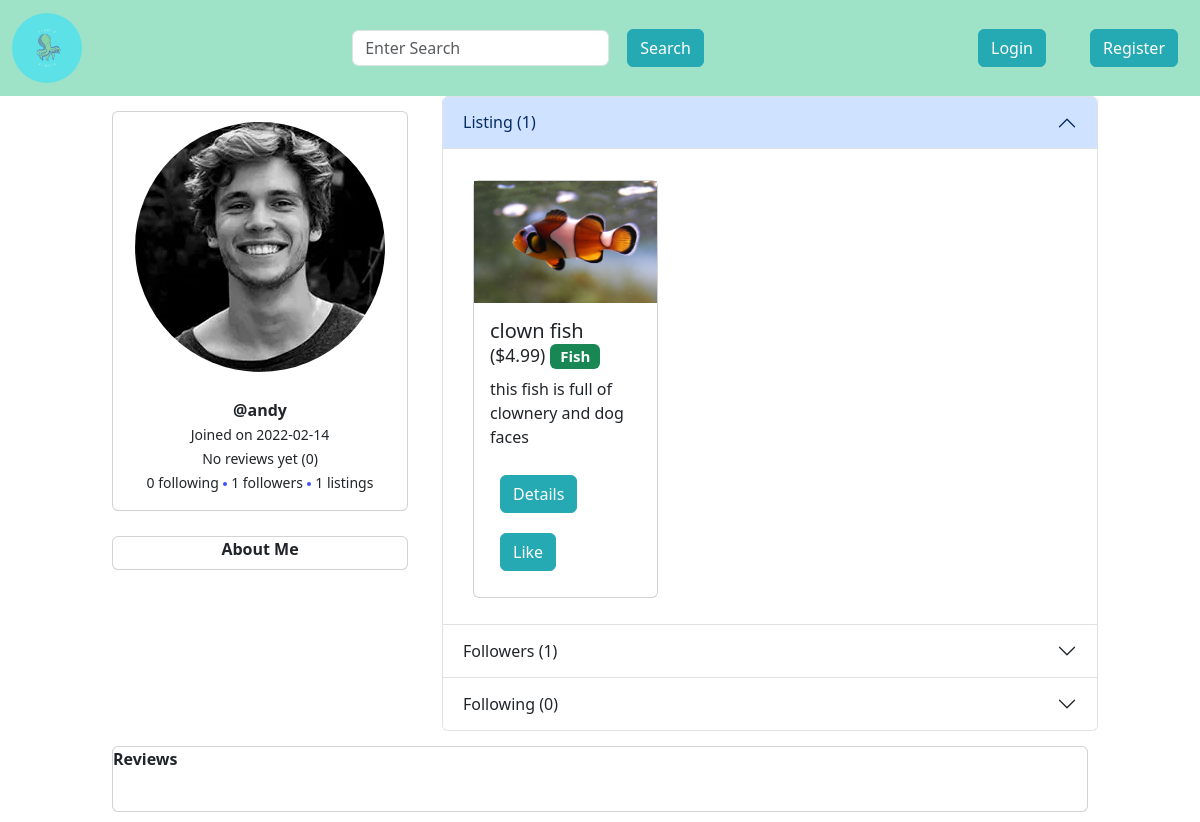
The app's page /profile/1 with its own data.
### app.py (models this page shows, shortened)
class User(db.Model, UserMixin):
    __searchable__ = ["username", "description"]
    id = db.Column(db.Integer, primary_key=True)
    username = db.Column(db.String(20), unique=True, nullable=False)
    email = db.Column(db.String(120), unique=True, nullable=False)
    description = db.Column(db.String(500), nullable=True)
    image_file = db.Column(db.String(20), nullable=False, default="default.jpg")
    password = db.Column(db.String(60), nullable=False)
    date_joined = db.Column(db.DateTime, nullable=False, default=datetime.utcnow)
    items = db.relationship("Item", backref="author", lazy=True)
    bought = db.relationship(
        "Transaction", foreign_keys="Transaction.user_id", backref="buyer", lazy=True
    )
    sold = db.relationship(
        "Transaction", foreign_keys="Transaction.vendor_id", backref="seller", lazy=True
    )
    reviews = db.relationship(
        "Review", foreign_keys="Review.user_id", backref="author", lazy=True
    )
    reviewed = db.relationship(
        "Review", foreign_keys="Review.recipient_id", backref="getter", lazy=True
    )
    liked = db.relationship(
        "ItemLike", foreign_keys="ItemLike.user_id", backref="user", lazy=True
    )
    following = db.relationship(
        "UserFollow", foreign_keys="UserFollow.user_id", backref="following", lazy=True
    )
    followers = db.relationship(
        "UserFollow",
        foreign_keys="UserFollow.recipient_id",
        backref="follower",
        lazy=True,
    )
    @property
    def ratings(self):
        return len(self.reviewed)
    @property
    def rating(self):
        total = 0
        reviews = self.reviewed
        if reviews:
            for review in reviews:
                total += review.rating
            average = total / len(self.reviewed)
            return "{:.1f}".format(average)
        return "No reviews yet"

class Item(db.Model):
    __searchable__ = ["name", "description"]
    id = db.Column(db.Integer, primary_key=True)
    user_id = db.Column(db.Integer, db.ForeignKey("user.id"), nullable=False)
    name = db.Column(db.String(100), nullable=False)
    description = db.Column(db.String(500), nullable=False)
    category = db.Column(db.String(20), nullable=True)
    base_price = db.Column(db.Float, nullable=False)
    image_file = db.Column(db.String(200), nullable=False, default="default.jpg")
    date_posted = db.Column(db.DateTime, nullable=False, default=datetime.utcnow)
    likes = db.relationship("ItemLike", backref="item", lazy=True)
    status = db.Column(
        db.String(10), nullable=False, default="available"
    )  # "available" or "sold"

### app.py (the view, shortened to what this page needs)
@app.route("/profile/<int:user_id>", methods=["GET", "POST"])
def render_profile(user_id):
    user = User.query.filter_by(id=user_id).first()
    search_form = SearchForm()
    pfp_form = ProfilePictureForm()
    username_form = UsernameForm()
    description_form = DescriptionForm()
    L_items = Item.query.filter_by(user_id=user.id, status="available").all()
    len_of_L_items = len(L_items)
    reviews = user.reviewed
    review_authors = [
        User.query.filter_by(id=review.user_id).first() for review in reviews
    ]
    reviews = list(zip(review_authors, reviews))
    following = [User.query.filter_by(id=follow.recipient_id).first() for follow in user.following]
    followers = [User.query.filter_by(id=follow.user_id).first() for follow in user.followers]
    count_of_following = len(list(following))
    count_of_followers = len(list(followers))
    if username_form.validate_on_submit():
        current_user.username = username_form.username.data
        db.session.commit()
        return redirect(url_for("render_profile", user_id=current_user.id))
    if description_form.validate_on_submit():
        current_user.description = description_form.description.data
        db.session.commit()
        return redirect(url_for("render_profile", user_id=current_user.id))
    return render_template(
        "profile.html",
        search_form=search_form,
        L_items=L_items,
        pfp_form=pfp_form,
        username_form=username_form,
        description_form=description_form,
        len_of_L_items=len_of_L_items,
        reviews=reviews,
        user=user,
        count_of_followers=count_of_followers,
        count_of_following=count_of_following,
        followers=followers,
        following=following
    )

### app.py
class SearchForm(FlaskForm):
    search = StringField(
        validators=[DataRequired()],
        render_kw={"placeholder": "Enter Search", "style": "height: 100%;"},
    )
    submit = SubmitField("Search")

class ProfilePictureForm(FlaskForm):
    image_file = FileField(
        "New Profile Picture",
        validators=[FileRequired(), FileAllowed(["jpg", "png"], "Images Only")],
    )
    apply = SubmitField("Apply")

### templates/profile.html (shortened to what this page needs)
{% from 'bootstrap5/form.html' import render_field %}
{% from 'macros/item_card.html' import item_card %}
{% from 'macros/user_profile.html' import user_profile %}
{% from 'macros/navbar.html' import navbar %}
{% from 'macros/review_card.html' import review_card %}
{% extends 'base.html' %}
{% block content %}
{{ navbar(search_form, current_user) }}
<div class="container">
    <div class="row mx-5">
        <div class="col-md-4">
            <div class="row">
                <div class="col">
                    <div class="card">
                        <div id="img1" class="card-title text-center">
                            <img src="{{ url_for('static', filename='img/profile/' + user.image_file) }}" alt="pfp"
                                class="rounded-circle">
                            <br>
                        </div>
                        <div class="card-body text-center">
                            <strong>@{{ user.username }}</strong>
                            <br>
                            <small>Joined on {{
                                user.date_joined.date()
                                }}</small>
                            <br>
                            <small>
                                {{ user.rating }} ({{ user.ratings }})
                            </small>
                            <br>
                            <small>{{ count_of_following }} following</small>
                            <span class="dots"></span>
                            <small>{{ count_of_followers }} followers</small>
                            <span class="dots"></span>
                            <small>{{ len_of_L_items }}
                                listings</small>
                        </div>
                    </div>
                </div>
            </div>
            <div class="row">
                <div class="col">
                    <div class="card">
                        <div class="card-title text-center">
                            <strong>About Me</strong>
                            <br>
                        </div>
                    </div>
                </div>
            </div>
        </div>
        <div class="accordion col-md-8" id="accordionExample">
            <div class="accordion-item">
                <h2 class="accordion-header" id="headingOne">
                    <button class="accordion-button" type="button" data-bs-toggle="collapse"
                        data-bs-target="#collapseOne" aria-expanded="true" aria-controls="collapseOne">
                        Listing ({{ len_of_L_items }})
                    </button>
                </h2>
                <div id="collapseOne" class="accordion-collapse collapse show" aria-labelledby="headingOne"
                    data-bs-parent="#accordionExample">
                    <div class="accordion-body overflow-scroll">
                        {% if L_items %}
                        {% for item in L_items %}
                        <div class="col-md-4">
                            {{ item_card(item, current_user) }}
                        </div>
                        {% endfor %}
                        {% endif %}
                    </div>
                </div>
            </div>
            <div class="accordion-item">
                <h2 class="accordion-header" id="headingTwo">
                    <button class="accordion-button collapsed" type="button" data-bs-toggle="collapse"
                        data-bs-target="#collapseTwo" aria-expanded="false" aria-controls="collapseTwo">
                        Followers ({{ count_of_followers }})
                    </button>
                </h2>
            </div>
            <div class="accordion-item">
                <h2 class="accordion-header" id="headingThree">
                    <button class="accordion-button collapsed" type="button" data-bs-toggle="collapse"
                        data-bs-target="#collapseThree" aria-expanded="false" aria-controls="collapseThree">
                        Following ({{ count_of_following }})
                    </button>
                </h2>
            </div>
        </div>
    </div>
    <div class="row mx-5">
        <div class="col">
            <div class="card">
                <div class="card-title">
                    <strong>Reviews</strong>
                </div>
                <div class="card-body">
                </div>
            </div>
        </div>
    </div>
</div>
{% endblock content %}

### templates/macros/item_card.html (shortened to what this page needs)
{% macro item_card(item, current_user) %}
<div class="card">
    <img src="{{ url_for('static', filename='img/fish/' + item.image_file) }}" alt="insert image"
        style="display: block; max-width: 100%; height: auto;">
    <div class="card-body">
        <h5 class="card-title">{{ item.name }}
            {% if item.status == "bought" %}
            <small>(bought)</small>
            {% else %}
            <small>(${{ item.base_price }})</small>
            {% endif %}
            <span class="badge bg-success">{{ item.category }}</span>
        </h5>
        <p class="card-text">{{ item.description }}</p>
        <a href="/item/{{ item.id }}" class="btn btn-primary">Details</a>
        {% if current_user.is_authenticated %}
        {% if not current_user.has_liked_item(item) %}
        <a href="{{ url_for('like_action', item_id=item.id, action='like') }}" class="btn btn-primary">Like</a>
        {% else %}
        <a href="{{ url_for('like_action', item_id=item.id, action='unlike') }}" class="btn btn-primary">Unlike</a>
        {% endif %}
        {% else %}
        <a href="{{ url_for('like_action', item_id=item.id, action='like') }}" class="btn btn-primary">Like</a>
        {% endif %}
    </div>
</div>
{% endmacro %}

### templates/macros/navbar.html (shortened to what this page needs)
{% macro navbar(form, current_user) %}
<nav id="top" class="navbar navbar-expand-lg navbar-dark ">
    <div class="container-fluid">
        <a class="navbar-brand" href="/home"><img id="logo" src="/static/img/fish/logo.png"
                alt="Insert Fish E logo"></a>
        <form class="d-flex align-items-center" action="/search" method="get">
            {{ form.search(class_="form-control me-2 align-middle") }}
            {{ form.submit(class_="btn btn-primary") }}
        </form>
        <div class="d-flex row">
            {% if current_user.is_authenticated %}
            <div class="col">
                <a href="/myitems"><button class="btn btn-primary">Items</button></a>
            </div>
            <div class="col">
                <a href="/likes"><button class="btn btn-primary">Likes</button></a>
            </div>
            <div class="col">
                <a href="/logout"><button class="btn btn-primary">Logout</button></a>
            </div>
            <div class="col">
                <a href="/profile/{{ current_user.id }}"><img
                        src="{{ url_for('static', filename='img/profile/' + current_user.image_file) }}" alt="pfp"
                        class="rounded-circle" width="38px"></a>
            </div>
            {% else %}
            <div class="col">
                <a href="/login"><button class="btn btn-primary">Login</button></a>
            </div>
            <div class="col">
                <a href="/register"><button class="btn btn-primary">Register</button></a>
            </div>
            {% endif %}
        </div>
    </div>
</nav>
{% endmacro %}

### templates/base.html (shortened to what this page needs)
<!doctype html>
<html lang="en">
<head>
    {% block head %}
    {% block styles %}
    {{ bootstrap.load_css() }}
    <link rel="stylesheet" href="{{ url_for('static', filename='style.css') }}">
    {% endblock %}
    {% endblock %}
</head>
<body>
    {% block content %}{% endblock %}
</body>
</html>

### templates/macros/navbar.html (style rules this page uses)
#top { background-color: #9ee2c7; }
.btn { background-color: #25a9b2; border-color: #25a9b2; }
#logo { border-radius: 50%; width: 70px; height: auto; }

### templates/profile.html (style rules this page uses)
.card { margin: 15px 10px 10px 10px; }
#img1 { margin: 10px 10px 10px 10px; }
.dots { height: 4px; width: 4px; margin-bottom: 2px; background-color: #3e51ff; border-radius: 50%; display: inline-block }

### templates/macros/item_card.html (style rules this page uses)
.btn { margin: 10px 10px 10px 10px; }

### records on screen
User: image_file (placeholder picture), username "andy", date_joined "2022-02-14"
Item: image_file (picture), name "clown fish", base_price "4.99", category "Fish", description "this fish is full of clownery and dog faces"

### other values on screen
{{ user.rating }} "No reviews yet"
{{ user.ratings }} "0"
{{ count_of_following }} "0"
{{ count_of_followers }} "1"
{{ len_of_L_items }} "1"
